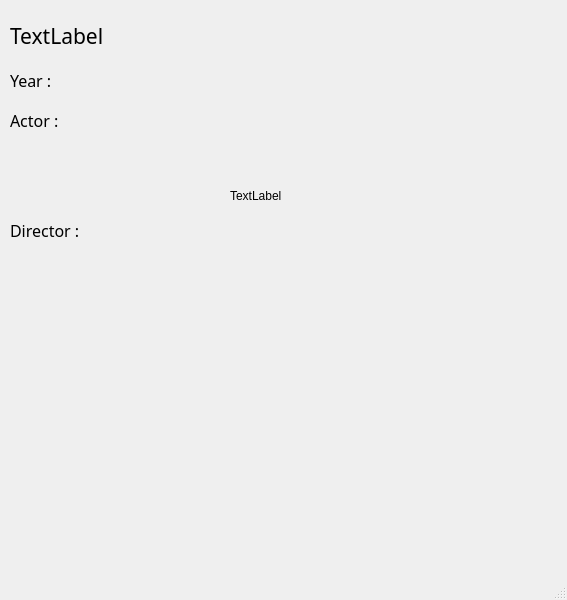
<?xml version="1.0" encoding="UTF-8"?>
<ui version="4.0">
 <class>MainWindow</class>
 <widget class="QMainWindow" name="MainWindow">
  <property name="geometry">
   <rect>
    <x>0</x>
    <y>0</y>
    <width>567</width>
    <height>600</height>
   </rect>
  </property>
  <property name="windowTitle">
   <string>MainWindow</string>
  </property>
  <widget class="QWidget" name="centralwidget">
   <widget class="QLabel" name="movie_name">
    <property name="geometry">
     <rect>
      <x>10</x>
      <y>10</y>
      <width>541</width>
      <height>51</height>
     </rect>
    </property>
    <property name="font">
     <font>
      <family>PMingLiU-ExtB</family>
      <pointsize>16</pointsize>
      <weight>50</weight>
      <bold>false</bold>
     </font>
    </property>
    <property name="frameShape">
     <enum>QFrame::NoFrame</enum>
    </property>
    <property name="text">
     <string>TextLabel</string>
    </property>
   </widget>
   <widget class="QLabel" name="image">
    <property name="geometry">
     <rect>
      <x>230</x>
      <y>80</y>
      <width>311</width>
      <height>231</height>
     </rect>
    </property>
    <property name="frameShape">
     <enum>QFrame::NoFrame</enum>
    </property>
    <property name="text">
     <string>TextLabel</string>
    </property>
   </widget>
   <widget class="QLabel" name="label_3">
    <property name="geometry">
     <rect>
      <x>10</x>
      <y>110</y>
      <width>51</width>
      <height>21</height>
     </rect>
    </property>
    <property name="font">
     <font>
      <family>PMingLiU-ExtB</family>
      <pointsize>12</pointsize>
     </font>
    </property>
    <property name="frameShape">
     <enum>QFrame::NoFrame</enum>
    </property>
    <property name="text">
     <string>Actor : </string>
    </property>
   </widget>
   <widget class="QLabel" name="actor_name">
    <property name="geometry">
     <rect>
      <x>10</x>
      <y>140</y>
      <width>201</width>
      <height>31</height>
     </rect>
    </property>
    <property name="font">
     <font>
      <family>PMingLiU-ExtB</family>
      <pointsize>12</pointsize>
     </font>
    </property>
    <property name="frameShape">
     <enum>QFrame::NoFrame</enum>
    </property>
    <property name="text">
     <string/>
    </property>
   </widget>
   <widget class="QLabel" name="actor_age">
    <property name="geometry">
     <rect>
      <x>10</x>
      <y>180</y>
      <width>111</width>
      <height>31</height>
     </rect>
    </property>
    <property name="font">
     <font>
      <family>PMingLiU-ExtB</family>
      <pointsize>12</pointsize>
     </font>
    </property>
    <property name="frameShape">
     <enum>QFrame::NoFrame</enum>
    </property>
    <property name="text">
     <string/>
    </property>
   </widget>
   <widget class="QLabel" name="label_4">
    <property name="geometry">
     <rect>
      <x>10</x>
      <y>220</y>
      <width>71</width>
      <height>21</height>
     </rect>
    </property>
    <property name="font">
     <font>
      <family>PMingLiU-ExtB</family>
      <pointsize>12</pointsize>
     </font>
    </property>
    <property name="frameShape">
     <enum>QFrame::NoFrame</enum>
    </property>
    <property name="text">
     <string>Director : </string>
    </property>
   </widget>
   <widget class="QLabel" name="director_name">
    <property name="geometry">
     <rect>
      <x>10</x>
      <y>250</y>
      <width>201</width>
      <height>31</height>
     </rect>
    </property>
    <property name="font">
     <font>
      <family>PMingLiU-ExtB</family>
      <pointsize>12</pointsize>
     </font>
    </property>
    <property name="frameShape">
     <enum>QFrame::NoFrame</enum>
    </property>
    <property name="text">
     <string/>
    </property>
   </widget>
   <widget class="QLabel" name="director_age">
    <property name="geometry">
     <rect>
      <x>10</x>
      <y>290</y>
      <width>111</width>
      <height>31</height>
     </rect>
    </property>
    <property name="font">
     <font>
      <family>PMingLiU-ExtB</family>
      <pointsize>12</pointsize>
     </font>
    </property>
    <property name="frameShape">
     <enum>QFrame::NoFrame</enum>
    </property>
    <property name="text">
     <string/>
    </property>
   </widget>
   <widget class="QLabel" name="rating">
    <property name="geometry">
     <rect>
      <x>230</x>
      <y>320</y>
      <width>171</width>
      <height>31</height>
     </rect>
    </property>
    <property name="font">
     <font>
      <family>PMingLiU-ExtB</family>
      <pointsize>12</pointsize>
     </font>
    </property>
    <property name="frameShape">
     <enum>QFrame::NoFrame</enum>
    </property>
    <property name="text">
     <string/>
    </property>
   </widget>
   <widget class="QLabel" name="description">
    <property name="geometry">
     <rect>
      <x>30</x>
      <y>370</y>
      <width>471</width>
      <height>181</height>
     </rect>
    </property>
    <property name="font">
     <font>
      <family>PMingLiU-ExtB</family>
      <pointsize>14</pointsize>
     </font>
    </property>
    <property name="frameShape">
     <enum>QFrame::NoFrame</enum>
    </property>
    <property name="text">
     <string/>
    </property>
    <property name="wordWrap">
     <bool>true</bool>
    </property>
   </widget>
   <widget class="QLabel" name="genre">
    <property name="geometry">
     <rect>
      <x>10</x>
      <y>330</y>
      <width>151</width>
      <height>31</height>
     </rect>
    </property>
    <property name="frameShape">
     <enum>QFrame::NoFrame</enum>
    </property>
    <property name="text">
     <string/>
    </property>
   </widget>
   <widget class="QLabel" name="label_5">
    <property name="geometry">
     <rect>
      <x>10</x>
      <y>70</y>
      <width>71</width>
      <height>21</height>
     </rect>
    </property>
    <property name="font">
     <font>
      <family>PMingLiU-ExtB</family>
      <pointsize>12</pointsize>
     </font>
    </property>
    <property name="frameShape">
     <enum>QFrame::NoFrame</enum>
    </property>
    <property name="text">
     <string>Year : </string>
    </property>
   </widget>
   <widget class="QLabel" name="yor">
    <property name="geometry">
     <rect>
      <x>100</x>
      <y>70</y>
      <width>71</width>
      <height>21</height>
     </rect>
    </property>
    <property name="font">
     <font>
      <family>PMingLiU-ExtB</family>
      <pointsize>12</pointsize>
     </font>
    </property>
    <property name="frameShape">
     <enum>QFrame::NoFrame</enum>
    </property>
    <property name="text">
     <string/>
    </property>
   </widget>
  </widget>
  <widget class="QMenuBar" name="menubar">
   <property name="geometry">
    <rect>
     <x>0</x>
     <y>0</y>
     <width>567</width>
     <height>21</height>
    </rect>
   </property>
  </widget>
  <widget class="QStatusBar" name="statusbar"/>
 </widget>
 <resources/>
 <connections/>
</ui>
